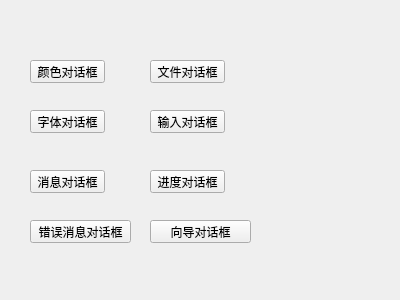
<?xml version="1.0" encoding="UTF-8"?>
<ui version="4.0">
 <class>MyWidget</class>
 <widget class="QWidget" name="MyWidget">
  <property name="geometry">
   <rect>
    <x>0</x>
    <y>0</y>
    <width>400</width>
    <height>300</height>
   </rect>
  </property>
  <property name="windowTitle">
   <string>MyWidget</string>
  </property>
  <widget class="QPushButton" name="pushButton">
   <property name="geometry">
    <rect>
     <x>30</x>
     <y>60</y>
     <width>75</width>
     <height>23</height>
    </rect>
   </property>
   <property name="text">
    <string>颜色对话框</string>
   </property>
  </widget>
  <widget class="QPushButton" name="pushButton_3">
   <property name="geometry">
    <rect>
     <x>30</x>
     <y>110</y>
     <width>75</width>
     <height>23</height>
    </rect>
   </property>
   <property name="text">
    <string>字体对话框</string>
   </property>
  </widget>
  <widget class="QPushButton" name="pushButton_5">
   <property name="geometry">
    <rect>
     <x>30</x>
     <y>170</y>
     <width>75</width>
     <height>23</height>
    </rect>
   </property>
   <property name="text">
    <string>消息对话框</string>
   </property>
  </widget>
  <widget class="QPushButton" name="pushButton_7">
   <property name="geometry">
    <rect>
     <x>30</x>
     <y>220</y>
     <width>101</width>
     <height>23</height>
    </rect>
   </property>
   <property name="text">
    <string>错误消息对话框</string>
   </property>
  </widget>
  <widget class="QPushButton" name="pushButton_2">
   <property name="geometry">
    <rect>
     <x>150</x>
     <y>60</y>
     <width>75</width>
     <height>23</height>
    </rect>
   </property>
   <property name="text">
    <string>文件对话框</string>
   </property>
  </widget>
  <widget class="QPushButton" name="pushButton_4">
   <property name="geometry">
    <rect>
     <x>150</x>
     <y>110</y>
     <width>75</width>
     <height>23</height>
    </rect>
   </property>
   <property name="text">
    <string>输入对话框</string>
   </property>
  </widget>
  <widget class="QPushButton" name="pushButton_6">
   <property name="geometry">
    <rect>
     <x>150</x>
     <y>170</y>
     <width>75</width>
     <height>23</height>
    </rect>
   </property>
   <property name="text">
    <string>进度对话框</string>
   </property>
  </widget>
  <widget class="QPushButton" name="pushButton_8">
   <property name="geometry">
    <rect>
     <x>150</x>
     <y>220</y>
     <width>101</width>
     <height>23</height>
    </rect>
   </property>
   <property name="text">
    <string>向导对话框</string>
   </property>
  </widget>
 </widget>
 <layoutdefault spacing="6" margin="11"/>
 <resources/>
 <connections/>
</ui>
